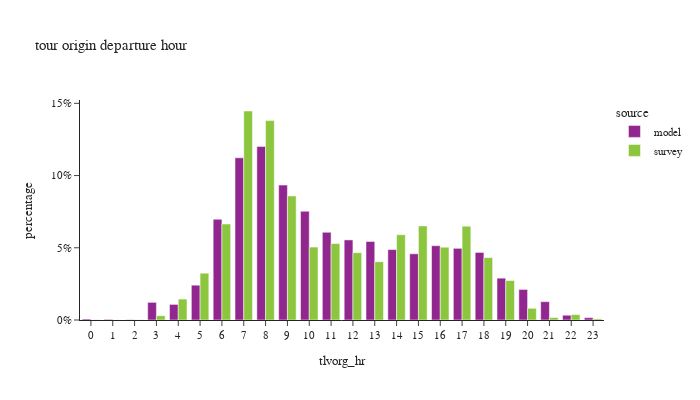

Notebook source saved alongside this figure:
### Code cell
df_plot = df_tour.groupby(['tlvorg_hr','source'])['toexpfac'].agg(sample_count='size', toexpfac='sum').reset_index()
df_plot['percentage'] = df_plot.groupby(['source'], group_keys=False)['toexpfac']. \
    apply(lambda x: x / float(x.sum()))

fig = px.bar(df_plot, x="tlvorg_hr", y="percentage", color="source",
             barmode="group",title="tour origin departure hour",
             hover_data=['toexpfac','sample_count'])
fig.update_layout(height=400, width=700, font=dict(size=11),
                  xaxis = dict(dtick = 1, categoryorder='category ascending'),
                  yaxis=dict(tickformat=".0%"))
fig.show()

### Figure 1 — Plotly figure (JSON) as saved in the notebook; plotly's stock layout.template omitted (floating-point values rounded to 4 significant figures)
{"data": [{"alignmentgroup": "True", "customdata": [[3920.0, 3920.0], [2555.0, 2555.0], [1044.0, 1044.0], [71020.0, 71020.0], [62870.0, 62870.0], [140300.0, 140300.0], [405900.0, 405900.0], [653500.0, 653500.0], [699500.0, 699500.0], [543600.0, 543600.0], [438100.0, 438100.0], [353400.0, 353400.0], [322700.0, 322700.0], [316300.0, 316300.0], [283800.0, 283800.0], [266800.0, 266800.0], [299400.0, 299400.0], [288800.0, 288800.0], [272200.0, 272200.0], [168600.0, 168600.0], [123100.0, 123100.0], [73900.0, 73900.0], [19180.0, 19180.0], [9444.0, 9444.0]], "hovertemplate": "source=model<br>tlvorg_hr=%{x}<br>percentage=%{y}<br>toexpfac=%{customdata[0]}<br>sample_count=%{customdata[1]}<extra></extra>", "legendgroup": "model", "marker": {"color": "#91268F", "pattern": {"shape": ""}}, "name": "model", "offsetgroup": "model", "orientation": "v", "showlegend": true, "textposition": "auto", "type": "bar", "x": [0, 1, 2, 3, 4, 5, 6, 7, 8, 9, 10, 11, 12, 13, 14, 15, 16, 17, 18, 19, 20, 21, 22, 23], "xaxis": "x", "y": [0.0006736, 0.000439, 0.0001794, 0.0122, 0.0108, 0.0241, 0.06974, 0.1123, 0.1202, 0.0934, 0.07528, 0.06072, 0.05545, 0.05435, 0.04877, 0.04585, 0.05144, 0.04962, 0.04678, 0.02896, 0.02115, 0.0127, 0.003295, 0.001623], "yaxis": "y"}, {"alignmentgroup": "True", "customdata": [[813.0, 3.0], [343.5, 2.0], [618.0, 3.0], [14930.0, 25.0], [73100.0, 78.0], [163600.0, 191.0], [335700.0, 553.0], [730800.0, 1232.0], [697200.0, 1310.0], [433900.0, 873.0], [255000.0, 740.0], [267200.0, 625.0], [235300.0, 650.0], [203700.0, 564.0], [298200.0, 602.0], [329100.0, 629.0], [254600.0, 576.0], [328100.0, 738.0], [218200.0, 539.0], [138000.0, 361.0], [40880.0, 149.0], [8590.0, 72.0], [18860.0, 32.0], [4010.0, 10.0]], "hovertemplate": "source=survey<br>tlvorg_hr=%{x}<br>percentage=%{y}<br>toexpfac=%{customdata[0]}<br>sample_count=%{customdata[1]}<extra></extra>", "legendgroup": "survey", "marker": {"color": "#8CC63E", "pattern": {"shape": ""}}, "name": "survey", "offsetgroup": "survey", "orientation": "v", "showlegend": true, "textposition": "auto", "type": "bar", "x": [0, 1, 2, 3, 4, 5, 6, 7, 8, 9, 10, 11, 12, 13, 14, 15, 16, 17, 18, 19, 20, 21, 22, 23], "xaxis": "x", "y": [0.000161, 6.8e-05, 0.0001224, 0.002956, 0.01447, 0.0324, 0.06646, 0.1447, 0.138, 0.08592, 0.05049, 0.0529, 0.04659, 0.04033, 0.05903, 0.06515, 0.0504, 0.06496, 0.04321, 0.02732, 0.008095, 0.001701, 0.003733, 0.000794], "yaxis": "y"}], "layout": {"barmode": "group", "font": {"size": 11}, "height": 400, "legend": {"title": {"text": "source"}, "tracegroupgap": 0}, "title": {"text": "tour origin departure hour"}, "width": 700, "xaxis": {"anchor": "y", "categoryorder": "category ascending", "domain": [0.0, 1.0], "dtick": 1, "title": {"text": "tlvorg_hr"}}, "yaxis": {"anchor": "x", "domain": [0.0, 1.0], "tickformat": ".0%", "title": {"text": "percentage"}}}}
